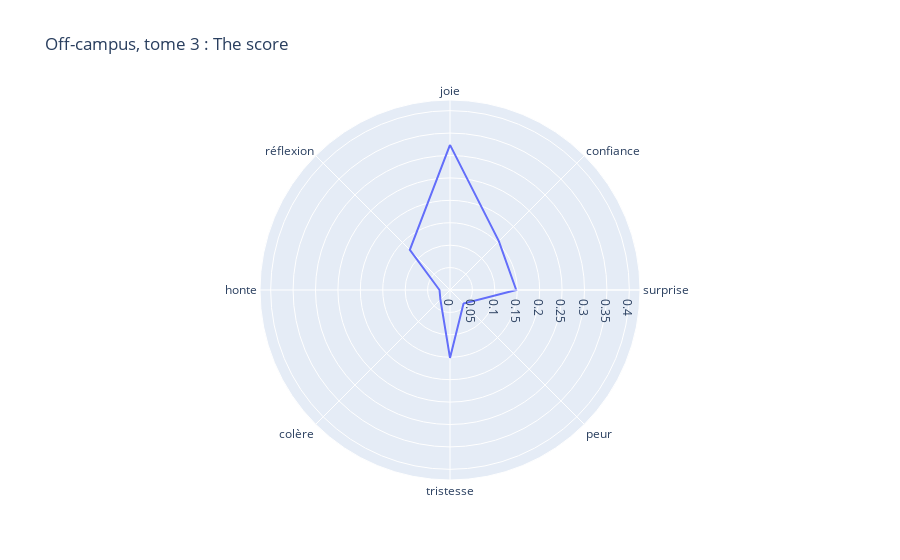

The code cell stored with this chart in its notebook:
### Code cell
# Génération d'un radar de sentiment sur le premier livre pris au hasard pour la similarité cosinus

fig = px.line_polar(df_vect[df_vect["title"]=="random_title"],r=df_vect[df_vect["title"]==random_title]["poids"],theta=df_vect[df_vect["title"]==random_title]["emotion"],
                    line_close=True, range_r=[0,max(df_vect[df_vect["title"]==random_title]["poids"])+0.1],title=random_title)
fig.show()

### Figure 1 — Plotly figure (JSON) as saved in the notebook; plotly's stock layout.template omitted (floating-point values rounded to 4 significant figures)
{"data": [{"hovertemplate": "r=%{r}<br>theta=%{theta}<extra></extra>", "legendgroup": "", "line": {"color": "#636efa", "dash": "solid"}, "marker": {"symbol": "circle"}, "mode": "lines", "name": "", "r": [0.3238, 0.1541, 0.1477, 0.04267, 0.1515, 0.03023, 0.02341, 0.1267, 0.3238], "showlegend": false, "subplot": "polar", "theta": ["joie", "confiance", "surprise", "peur", "tristesse", "colère", "honte", "réflexion", "joie"], "type": "scatterpolar"}], "layout": {"legend": {"tracegroupgap": 0}, "polar": {"angularaxis": {"direction": "clockwise", "rotation": 90}, "domain": {"x": [0, 1], "y": [0, 1]}, "radialaxis": {"range": [0, 0.4238]}}, "title": {"text": "Off-campus, tome 3 : The score"}}}
